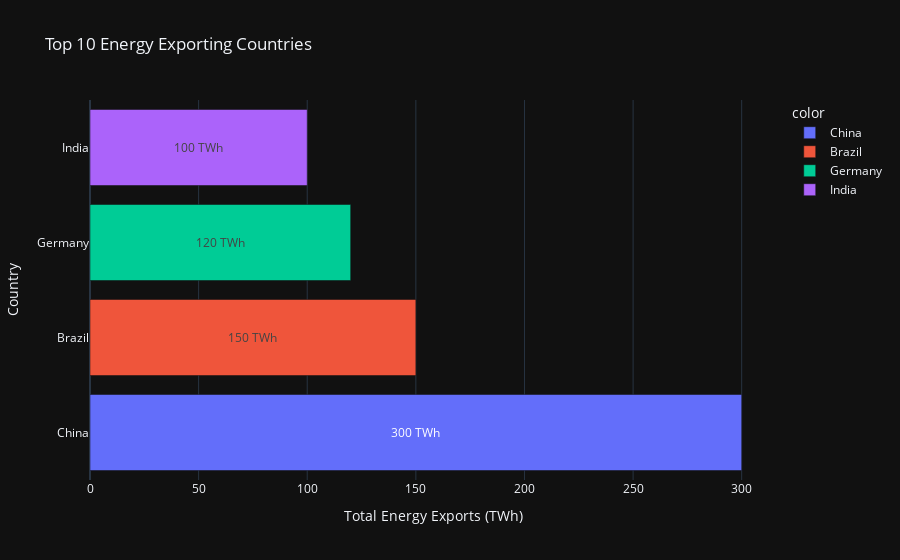

The notebook cell this image was saved under:
### Code cell
import plotly.express as px
import pandas as pd

# Sample DataFrame (replace with your actual dataset)
df = pd.DataFrame({
    'commodity_transaction': ['Export', 'Import', 'Export', 'Export', 'Import', 'Export'],
    'country_or_area': ['India', 'USA', 'China', 'Brazil', 'Russia', 'Germany'],
    'quantity': [100, 200, 300, 150, 250, 120]
})

# Filter dataset for only export transactions
df_exports = df[df['commodity_transaction'].str.contains("Export", case=False, na=False)]

# Group by country and sum exported energy
top_exporters = df_exports.groupby("country_or_area")["quantity"].sum().sort_values(ascending=False).head(10)

# Create the interactive bar chart
fig = px.bar(
    x=top_exporters.values, 
    y=top_exporters.index, 
    labels={"x": "Total Energy Exports (TWh)", "y": "Country"}, 
    title="Top 10 Energy Exporting Countries",
    color=top_exporters.index,
    color_continuous_scale='Blues',
    text=top_exporters.values,  # Display the export values on hover
    orientation='h'  # Horizontal bar chart
)

# Show annotations with the export values
fig.update_traces(texttemplate='%{text} TWh', textposition='inside', insidetextanchor='middle')

# Customize layout
fig.update_layout(
    xaxis_title="Total Energy Exports (TWh)",
    yaxis_title="Country",
    template="plotly_dark",  # Dark theme for better visuals
    height=600,
    hovermode="closest"  # Show details of the closest point when hovering
)

# Show the plot
fig.show()

### Figure 1 — Plotly figure (JSON) as saved in the notebook; plotly's stock layout.template omitted (floating-point values rounded to 4 significant figures)
{"data": [{"alignmentgroup": "True", "hovertemplate": "color=China<br>Total Energy Exports (TWh)=%{x}<br>Country=%{y}<br>text=%{text}<extra></extra>", "insidetextanchor": "middle", "legendgroup": "China", "marker": {"color": "#636efa", "pattern": {"shape": ""}}, "name": "China", "offsetgroup": "China", "orientation": "h", "showlegend": true, "text": [300], "textposition": "inside", "texttemplate": "%{text} TWh", "type": "bar", "x": [300], "xaxis": "x", "y": ["China"], "yaxis": "y"}, {"alignmentgroup": "True", "hovertemplate": "color=Brazil<br>Total Energy Exports (TWh)=%{x}<br>Country=%{y}<br>text=%{text}<extra></extra>", "insidetextanchor": "middle", "legendgroup": "Brazil", "marker": {"color": "#EF553B", "pattern": {"shape": ""}}, "name": "Brazil", "offsetgroup": "Brazil", "orientation": "h", "showlegend": true, "text": [150], "textposition": "inside", "texttemplate": "%{text} TWh", "type": "bar", "x": [150], "xaxis": "x", "y": ["Brazil"], "yaxis": "y"}, {"alignmentgroup": "True", "hovertemplate": "color=Germany<br>Total Energy Exports (TWh)=%{x}<br>Country=%{y}<br>text=%{text}<extra></extra>", "insidetextanchor": "middle", "legendgroup": "Germany", "marker": {"color": "#00cc96", "pattern": {"shape": ""}}, "name": "Germany", "offsetgroup": "Germany", "orientation": "h", "showlegend": true, "text": [120], "textposition": "inside", "texttemplate": "%{text} TWh", "type": "bar", "x": [120], "xaxis": "x", "y": ["Germany"], "yaxis": "y"}, {"alignmentgroup": "True", "hovertemplate": "color=India<br>Total Energy Exports (TWh)=%{x}<br>Country=%{y}<br>text=%{text}<extra></extra>", "insidetextanchor": "middle", "legendgroup": "India", "marker": {"color": "#ab63fa", "pattern": {"shape": ""}}, "name": "India", "offsetgroup": "India", "orientation": "h", "showlegend": true, "text": [100], "textposition": "inside", "texttemplate": "%{text} TWh", "type": "bar", "x": [100], "xaxis": "x", "y": ["India"], "yaxis": "y"}], "layout": {"autosize": true, "barmode": "relative", "hovermode": "closest", "legend": {"title": {"text": "color"}, "tracegroupgap": 0}, "title": {"text": "Top 10 Energy Exporting Countries"}, "xaxis": {"anchor": "y", "autorange": true, "domain": [0, 1], "range": [0, 315.8], "title": {"text": "Total Energy Exports (TWh)"}, "type": "linear"}, "yaxis": {"anchor": "x", "autorange": true, "domain": [0, 1], "range": [-0.5, 3.5], "title": {"text": "Country"}, "type": "category"}}}
